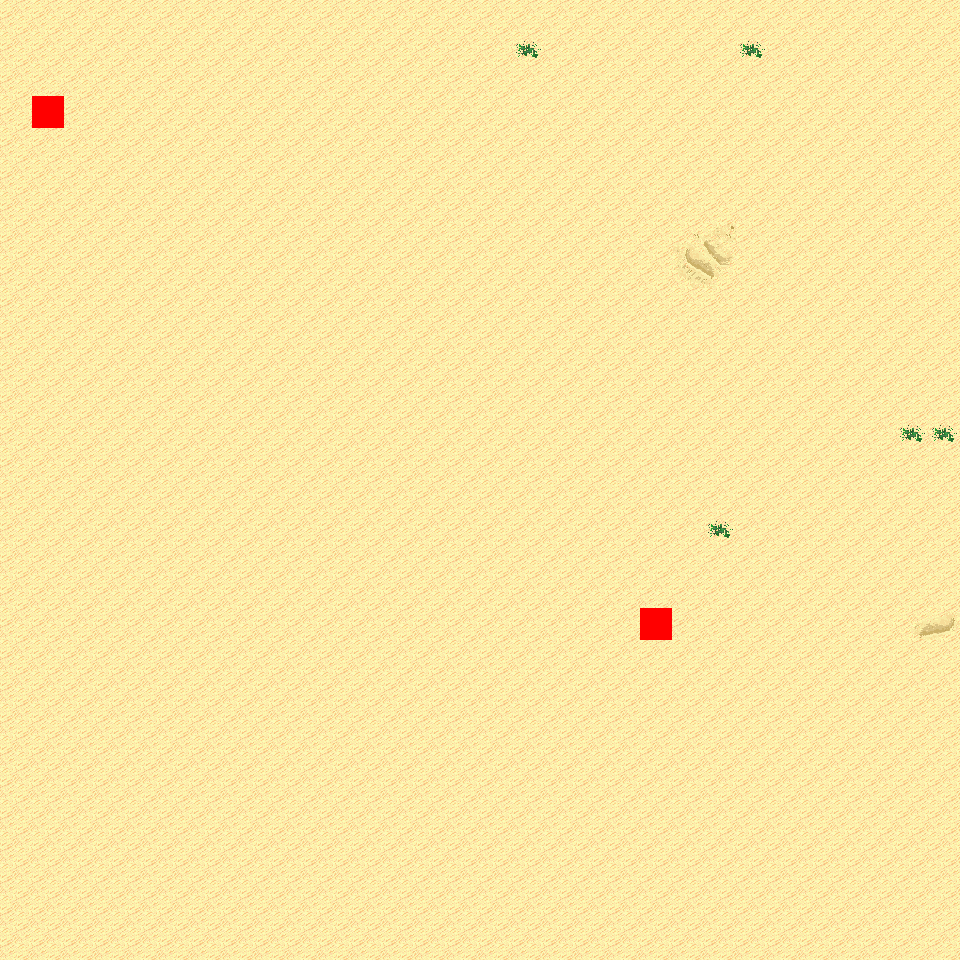

Rendered tile map (Tiled .tmx) drawn with the repository's tilesets; below, a short description and the map source with its tile grids summarised:
An orthogonal 30x30 tile map with 32x32 px tiles, 6 tile layers (Ground, Object, Object2, Above, ...), 8 tilesets and 3 objects (3x mapExit).

<map version="1.0" orientation="orthogonal" renderorder="right-down" width="30" height="30" tilewidth="32" tileheight="32" nextobjectid="4">
  <tileset firstgid="1" name="tileset_logic_collision" tilewidth="32" tileheight="32" tilecount="1" columns="1">
    <image source="../drawable/tileset_logic_collision.png" width="32" height="32" />
  </tileset>
  <tileset firstgid="2" name="tileset_ground_ground" tilewidth="32" tileheight="32" tilecount="33" columns="3">
    <image source="../drawable/tileset_ground_ground.png" width="96" height="352" />
  </tileset>
  <tileset firstgid="35" name="tileset_ground_ridge_earth_pale" tilewidth="32" tileheight="32" tilecount="96" columns="12">
    <image source="../drawable/tileset_ground_ridge_earth_pale.png" width="384" height="256" />
  </tileset>
  <tileset firstgid="131" name="tileset_ground_ridge_earth_dark" tilewidth="32" tileheight="32" tilecount="96" columns="12">
    <image source="../drawable/tileset_ground_ridge_earth_dark.png" width="384" height="256" />
  </tileset>
  <tileset firstgid="227" name="tileset_terrain_desert" tilewidth="32" tileheight="32" tilecount="88" columns="8">
    <image source="../drawable/tileset_terrain_desert.png" width="256" height="352" />
  </tileset>
  <tileset firstgid="315" name="tileset_plant_tree_tree_darkgreen" tilewidth="32" tileheight="32" tilecount="88" columns="8">
    <image source="../drawable/tileset_plant_tree_tree_darkgreen.png" width="256" height="352" />
  </tileset>
  <tileset firstgid="403" name="tileset_plant_cactus_2" tilewidth="32" tileheight="32" tilecount="10" columns="5">
    <image source="../drawable/tileset_plant_cactus_2.png" width="160" height="64" />
  </tileset>
  <tileset firstgid="413" name="tileset_ground_sand_2" tilewidth="32" tileheight="32" tilecount="15" columns="5">
    <image source="../drawable/tileset_ground_sand_2.png" width="160" height="96" />
  </tileset>
  <layer name="Ground" width="30" height="30">
    <data>[900 cells, 900 non-empty, 9 distinct tile ids]</data>
  </layer>
  <layer name="Object" width="30" height="30">
    <data>[900 cells, 1 non-empty, 1 distinct tile ids]</data>
  </layer>
  <layer name="Object2" width="30" height="30">
    <data>[900 cells, 0 non-empty, 0 distinct tile ids]</data>
  </layer>
  <layer name="Above" width="30" height="30">
    <data>[900 cells, 0 non-empty, 0 distinct tile ids]</data>
  </layer>
  <layer name="Above2" width="30" height="30">
    <data>[900 cells, 0 non-empty, 0 distinct tile ids]</data>
  </layer>
  <layer name="Walkable" width="30" height="30">
    <data>[900 cells, 2 non-empty, 1 distinct tile ids]</data>
  </layer>
  <objectgroup name="MapEvents">
    <object id="1" name="north" type="mapExit" x="0" y="0" width="960" height="32">
      <properties>
        <property name="map" value="level_0_x21_y145" />
        <property name="x" value="0" />
        <property name="y" value="28" />
      </properties>
    </object>
    <object id="2" name="south" type="mapExit" x="0" y="928" width="960" height="32">
      <properties>
        <property name="map" value="level_0_x21_y147" />
        <property name="x" value="0" />
        <property name="y" value="1" />
      </properties>
    </object>
    <object id="3" name="west" type="mapExit" x="0" y="0" width="32" height="960">
      <properties>
        <property name="map" value="level_0_x20_y146" />
        <property name="x" value="28" />
        <property name="y" value="0" />
      </properties>
    </object>
  </objectgroup>
</map>
